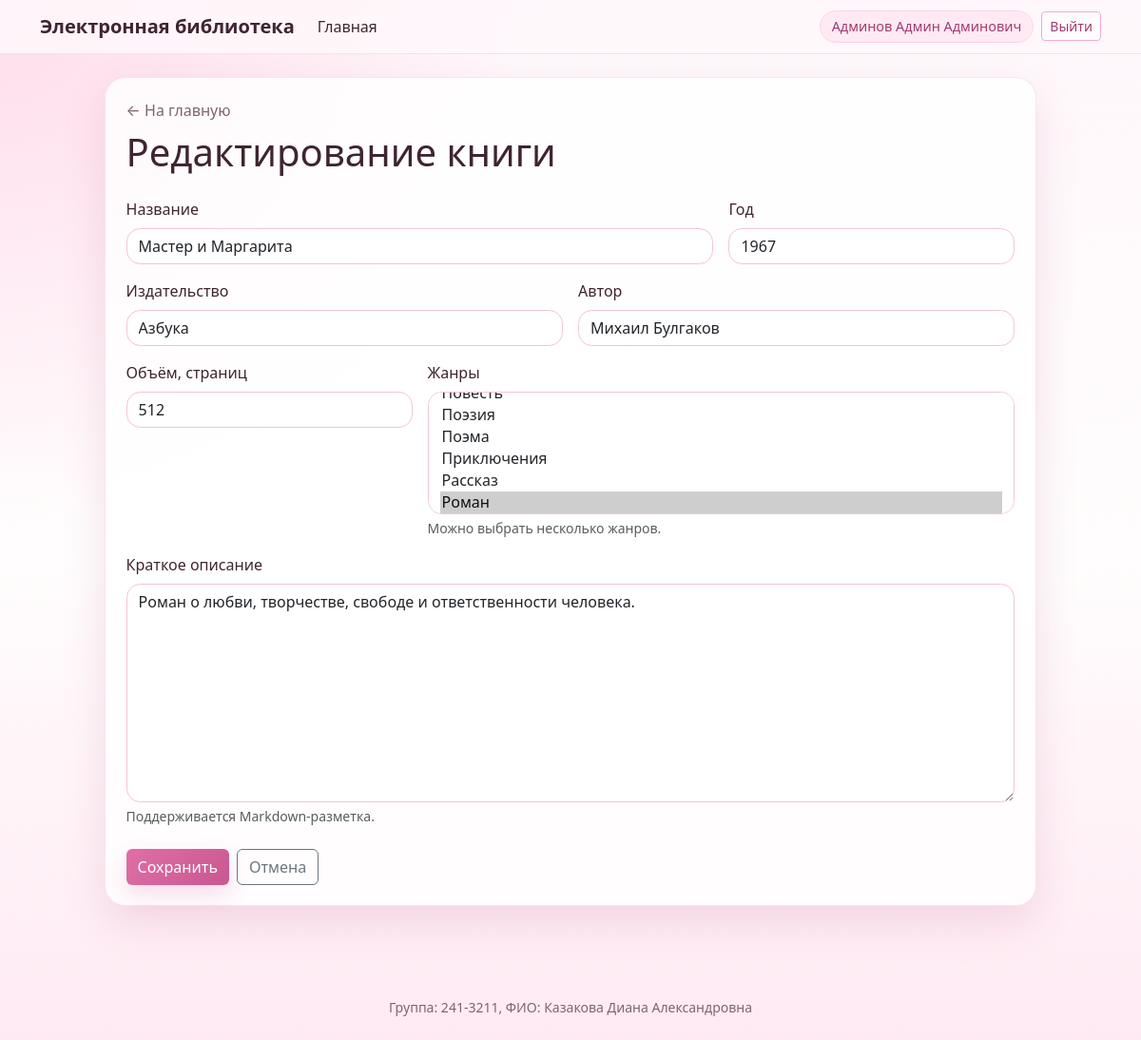
Screenshot of /books/12/edit (signed in) with the database file from the repository.
### models.py (models this page shows, shortened)
class User(UserMixin, db.Model):
    __tablename__ = "users"
    id = db.Column(db.Integer, primary_key=True)
    login = db.Column(db.String(80), nullable=False, unique=True)
    password_hash = db.Column(db.String(255), nullable=False)
    last_name = db.Column(db.String(80), nullable=False)
    first_name = db.Column(db.String(80), nullable=False)
    middle_name = db.Column(db.String(80), nullable=True)
    role_id = db.Column(db.Integer, db.ForeignKey("roles.id"), nullable=False)
    role = db.relationship("Role", back_populates="users")
    reviews = db.relationship("Review", back_populates="user", cascade="all, delete-orphan")
    @property
    def full_name(self):
        parts = [self.last_name, self.first_name, self.middle_name]
        return " ".join(part for part in parts if part)
    @property
    def role_name(self):
        return self.role.name if self.role else ""

class Book(db.Model):
    __tablename__ = "books"
    id = db.Column(db.Integer, primary_key=True)
    title = db.Column(db.String(255), nullable=False)
    description = db.Column(db.Text, nullable=False)
    year = db.Column(db.Integer().with_variant(mysql.YEAR, "mysql"), nullable=False)
    publisher = db.Column(db.String(255), nullable=False)
    author = db.Column(db.String(255), nullable=False)
    pages = db.Column(db.Integer, nullable=False)
    genres = db.relationship("Genre", secondary=book_genres, back_populates="books")
    cover = db.relationship("Cover", back_populates="book", cascade="all, delete-orphan", uselist=False)
    reviews = db.relationship("Review", back_populates="book", cascade="all, delete-orphan")

### app.py (the view, shortened to what this page needs)
    @app.route("/books/<int:book_id>/edit", methods=["GET", "POST"])
    @role_required(ADMIN, MODER)
    def edit_book(book_id):
        book = db.get_or_404(Book, book_id)
        genres = Genre.query.order_by(Genre.name).all()
        selected = [genre.id for genre in book.genres]
        return render_template(
            "book_form.html",
            title="Редактирование книги",
            book=book,
            genres=genres,
            selected=selected,
            action=url_for("edit_book", book_id=book.id),
            is_edit=True,
            form={},
        )

### app.py (called while the page is built)
def role_required(*roles):
    def decorator(func):
        @wraps(func)
        def wrapper(*args, **kwargs):
            if not current_user.is_authenticated:
                flash(AUTH_MSG, "warning")
                return redirect(url_for("login", next=request.url))
            if current_user.role_name not in roles:
                flash(RIGHTS_MSG, "danger")
                return redirect(url_for("index"))
            return func(*args, **kwargs)
        return wrapper
    return decorator

### templates/book_form.html (shortened to what this page needs)
{% extends 'base.html' %}
{% from 'macros.html' import book_form %}
{% block head %}
<link rel="stylesheet" href="https://cdn.jsdelivr.net/npm/easymde/dist/easymde.min.css">
{% endblock %}
{% block content %}
<div class="soft-card wide-form">
    <div class="mb-4">
        <a class="muted-link" href="{{ url_for('index') }}">← На главную</a>
        <h1 class="mt-2">{{ title }}</h1>
    </div>
    <form method="post" action="{{ action }}" class="markdown-form" {% if not is_edit %}enctype="multipart/form-data"{% endif %}>
        {{ book_form(book, genres, selected, is_edit, form) }}
        <div class="d-flex gap-2 mt-4">
            <button class="btn btn-rose" type="submit">Сохранить</button>
            <a class="btn btn-outline-secondary" href="{{ url_for('index') }}">Отмена</a>
        </div>
    </form>
</div>
{% endblock %}

### templates/base.html (shortened to what this page needs)
<!doctype html>
<html lang="ru">
<head>
    <link href="https://cdn.jsdelivr.net/npm/bootstrap@5.3.3/dist/css/bootstrap.min.css" rel="stylesheet">
    <link rel="stylesheet" href="{{ url_for('static', filename='css/style.css') }}">
    {% block head %}{% endblock %}
</head>
<body>
<nav class="navbar navbar-expand-lg pink-nav sticky-top">
    <div class="container">
        <a class="navbar-brand fw-bold" href="{{ url_for('index') }}">Электронная библиотека</a>
        <div class="collapse navbar-collapse" id="navMenu">
            <ul class="navbar-nav me-auto mb-2 mb-lg-0">
                <li class="nav-item">
                    <a class="nav-link" href="{{ url_for('index') }}">Главная</a>
                </li>
            </ul>
            <div class="d-flex align-items-center gap-2">
                {% if current_user.is_authenticated %}
                    <span class="user-pill">{{ current_user.full_name }}</span>
                    <a class="btn btn-outline-rose btn-sm" href="{{ url_for('logout') }}">Выйти</a>
                {% else %}
                    <a class="btn btn-rose btn-sm" href="{{ url_for('login') }}">Войти</a>
                {% endif %}
            </div>
        </div>
    </div>
</nav>
<main class="container py-4">
    {% block content %}{% endblock %}
</main>
<footer class="footer py-4 mt-5">
    <div class="container text-center small">
        Группа: 241-3211, ФИО: Казакова Диана Александровна
    </div>
</footer>
</body>
</html>

### templates/macros.html (shortened to what this page needs)
{% macro book_form(book, genres, selected, is_edit, form) %}
    <div class="row g-3">
        <div class="col-md-8">
            <label class="form-label" for="title">Название</label>
            <input class="form-control" id="title" name="title" required
                   value="{{ form.get('title') if form else (book.title if book else '') }}">
        </div>
        <div class="col-md-4">
            <label class="form-label" for="year">Год</label>
            <input class="form-control" id="year" name="year" type="number" min="1" required
                   value="{{ form.get('year') if form else (book.year if book else '') }}">
        </div>
        <div class="col-md-6">
            <label class="form-label" for="publisher">Издательство</label>
            <input class="form-control" id="publisher" name="publisher" required
                   value="{{ form.get('publisher') if form else (book.publisher if book else '') }}">
        </div>
        <div class="col-md-6">
            <label class="form-label" for="author">Автор</label>
            <input class="form-control" id="author" name="author" required
                   value="{{ form.get('author') if form else (book.author if book else '') }}">
        </div>
        <div class="col-md-4">
            <label class="form-label" for="pages">Объём, страниц</label>
            <input class="form-control" id="pages" name="pages" type="number" min="1" required
                   value="{{ form.get('pages') if form else (book.pages if book else '') }}">
        </div>
        <div class="col-md-8">
            <label class="form-label" for="genres">Жанры</label>
            <select class="form-select" id="genres" name="genres" multiple required size="5">
                {% for genre in genres %}
                    <option value="{{ genre.id }}" {% if genre.id in selected %}selected{% endif %}>{{ genre.name }}</option>
                {% endfor %}
            </select>
            <div class="form-text">Можно выбрать несколько жанров.</div>
        </div>
        <div class="col-12">
            <label class="form-label" for="description">Краткое описание</label>
            <textarea class="form-control markdown-box" id="description" name="description" rows="9">{{ form.get('description') if form else (book.description if book else '') }}</textarea>
            <div class="form-text">Поддерживается Markdown-разметка.</div>
        </div>
    </div>
{% endmacro %}

### static/css/style.css (style rules this page uses)
:root { --rose-50: #fff7fb; --rose-100: #ffeaf3; --rose-200: #ffd4e6; --rose-300: #f9a9cf; --rose-500: #df6fa6; --rose-700: #a33a70; --ink: #3f2431; --muted: #7d6570; --white: #ffffff; --shadow: 0 18px 45px rgba(167, 69, 112, 0.15); }
body { min-height: 100vh; color: var(--ink); background: radial-gradient(circle at top left, rgba(255, 212, 230, 0.75), transparent 34rem), linear-gradient(180deg, var(--rose-50), #fffdfd 54%, var(--rose-100)); }
.pink-nav { background: rgba(255, 247, 251, 0.88); border-bottom: 1px solid rgba(223, 111, 166, 0.18); backdrop-filter: blur(14px); }
.navbar-brand, .nav-link { color: var(--ink) !important; }
.user-pill { padding: 0.35rem 0.75rem; border-radius: 999px; color: var(--rose-700); background: var(--rose-100); border: 1px solid var(--rose-200); font-size: 0.9rem; }
.btn-rose { color: #fff; background: linear-gradient(135deg, var(--rose-500), #c95791); border: none; box-shadow: 0 10px 22px rgba(223, 111, 166, 0.22); }
.btn-outline-rose { color: var(--rose-700); border-color: var(--rose-300); background: rgba(255, 255, 255, 0.5); }
.soft-card { padding: 1.35rem; background: rgba(255, 255, 255, 0.82); border: 1px solid rgba(223, 111, 166, 0.18); border-radius: 1.35rem; box-shadow: var(--shadow); }
.wide-form { max-width: 980px; margin: 0 auto; }
.form-control, .form-select { border-color: #f3c4da; border-radius: 0.9rem; }
.muted-link { color: var(--muted); text-decoration: none; }
.footer { color: var(--muted); }

### rows the page displays
User: full_name "Админов Админ Админович"
Book: title "Мастер и Маргарита", year "1967", publisher "Азбука", author "Михаил Булгаков", pages "512", description "Роман о любви, творчестве, свободе и ответственности человека."

### other values shown
{{ title }} "Редактирование книги"
form field genres "Поэзия / Поэма / Приключения / Рассказ / Роман ☑"
